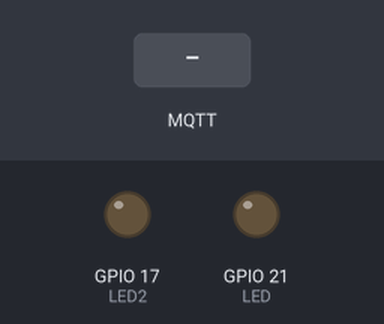
The sketch below on a simulated ESP32. Shown: output pins drawn as LEDs (lit = HIGH). The test bench sets the inputs (shaded band). WiFi joins after 1.5 s; servers stay silent unless stated; no MQTT or app messages arrive unless stated; what the sketch prints to the serial monitor is not drawn.

Above: at 4.3 s.
4.4 s: MQTT message "1" arrives on the first subscribed topic
At 5.9 s:
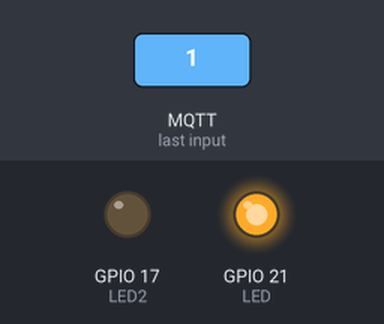
7.0 s: MQTT message "1" arrives on the second subscribed topic
At 8.6 s:
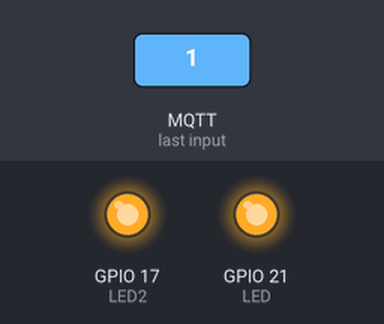
9.0 s: MQTT message "0" arrives on the first subscribed topic
At 10.1 s:
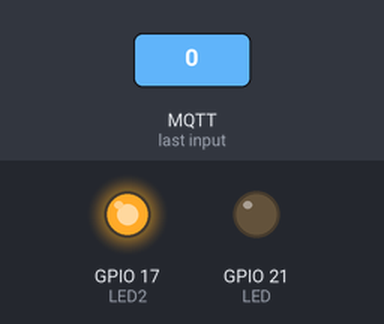
11.0 s: MQTT message "0" arrives on the second subscribed topic
At 12.9 s:
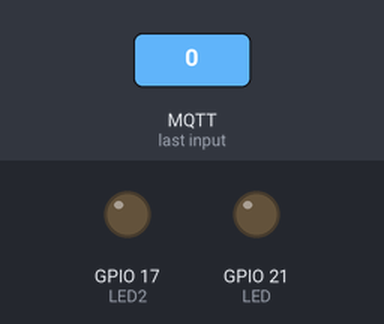
Timing chart, 0 to 14.0 s (numbered marks = the images above; inputs shaded):
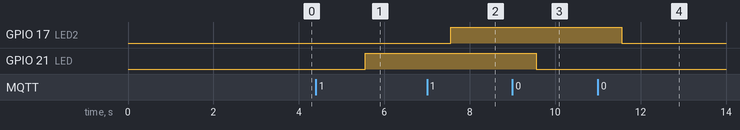

Measured:
- after the input at 4.4 s, GPIO 21 (LED): LOW → HIGH after 1.2 s
- after the input at 7.0 s, GPIO 17 (LED2): LOW → HIGH after 0.56 s
- after the input at 9.0 s, GPIO 21 (LED): HIGH → LOW after 0.56 s
- after the input at 11.0 s, GPIO 17 (LED2): HIGH → LOW after 0.56 s

The sketch:

led_celular.ino
```cpp
/*
 *  Projeto: Alternar estado do led utilizando MQTT
 *  Autor: Brayan Barros Teixeira Cordeiro Silva
 *  Data: Novembro/2022
 */

#include <WiFi.h>
#include <PubSubClient.h>

//Configuracoes dos componentes
#define LED 21 //GPIO ligado ao led
#define LED2 17

//Definicao dos topicos
const char *topic_sub_led = "alterna_led_carlos_IFPR";
const char *topic_sub_led2 = "alterna_led_carlos_IFPR2";

//Configuracao do WiFi
const char *ssid = "Alunos";      //SSID da rede WiFi
const char *password = "ifprpvai"; //Senha da rede WiFi

//Configuracao do Broker MQTT
const char *mqtt_id = "TesteCarlosIOT_ESP32_IFPR";  //Identificacao do dispositivo
const char *mqtt_server = "broker.hivemq.com"; //Endereço do servidor MQTT
const int mqtt_port = 1883;                    //Porta do Broker MQTT

//Variáveis e objetos globais
WiFiClient espClient; //Criacao do objeto espClient
PubSubClient client(espClient);

void setup() {
  Serial.begin(115200);
  pinMode(LED, OUTPUT);
  pinMode(LED2, OUTPUT);
  client.setServer(mqtt_server, mqtt_port);
  client.setCallback(callback);
}

//Metodo reponsavel por receber mensagem
void callback(char *topic, byte *message, unsigned int length) {
  String messageTemp;

  //Armazena mensagem recebida
  for (int i = 0; i < length; i++) {
    Serial.print((char)message[i]);
    messageTemp += (char)message[i];
  }

  //Altera estado do led mediante valor recebido
  if (String(topic) == topic_sub_led) {
    if (messageTemp == "0"){
      digitalWrite(LED, LOW);
      Serial.println(" = led desligado!");
    }
    else if (messageTemp == "1"){
      digitalWrite(LED, HIGH);
      Serial.println(" = led ligado!");
    }
  }

  if (String(topic) == topic_sub_led2) {
    if (messageTemp == "0"){
      digitalWrite(LED2, LOW);
      Serial.println(" = led desligado!");
    }
    else if (messageTemp == "1"){
      digitalWrite(LED2, HIGH);
      Serial.println(" = led ligado!");
    }
  }
}

//Efetua conexao com o WiFi
void connect_wifi() {
  Serial.print("Conectando-se a rede: ");
  Serial.println(ssid);
  WiFi.begin(ssid, password);

  while (WiFi.status() != WL_CONNECTED) {
      delay(500);
      Serial.print(".");
  }
  Serial.println(" Conectado ao WiFi!");
}

//Efetua conexao com o Broker
void connect_mqtt() {
  while (!client.connected()) {
    Serial.print("Conectando ao Broker MQTT: ");
    Serial.println(mqtt_server);

    if (client.connect(mqtt_id)) {
      Serial.println("Conectado ao Broker com sucesso!");
      client.subscribe(topic_sub_led);
      client.subscribe(topic_sub_led2);
      Serial.println("Fez o subscribe");
    }
    else {
      Serial.println("Falha na conexao");
      delay(1000);
    }
  }
}

//Mantem conexao
void keep_connection() {
  if (WiFi.status() != WL_CONNECTED) {
    connect_wifi();
  }
  if (!client.connected()) {
    connect_mqtt();
  }
}

void loop() {
  keep_connection();
  client.loop();
  delay(2000);
}
```
